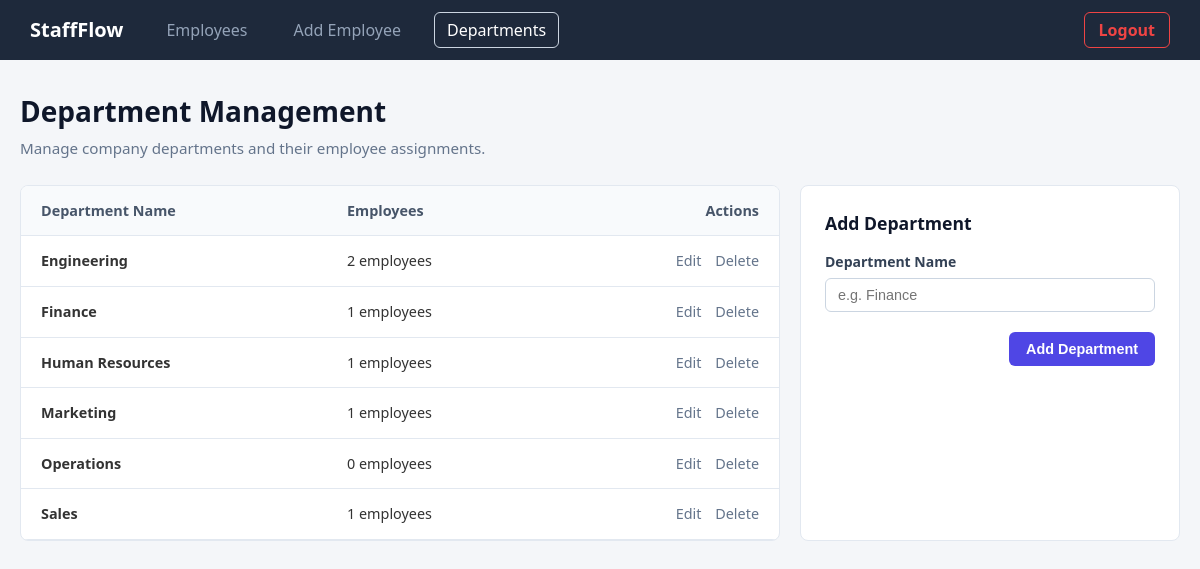
Screenshot of /departments.php (signed in) with the database file from the repository.
### tables this page shows
CREATE TABLE IF NOT EXISTS departments (
    id INT AUTO_INCREMENT PRIMARY KEY,
    name VARCHAR(100) UNIQUE NOT NULL,
    created_at TIMESTAMP DEFAULT CURRENT_TIMESTAMP
);

### departments.php (the view, shortened to what this page needs)
<?php
require_once 'db.php';
$query = "SELECT d.id, d.name, COUNT(e.id) as employee_count
          FROM departments d
          LEFT JOIN employees e ON e.department = d.name
          GROUP BY d.id, d.name
          ORDER BY d.name ASC";
$result = mysqli_query($connection, $query);
$all_departments_list = [];
if ($result) {
    while ($row = mysqli_fetch_assoc($result)) {
        $all_departments_list[] = $row;
    }
}
$department_being_edited = null;
?>
<!DOCTYPE html>
<html lang="en">
<head>
    <link rel="stylesheet" href="style.css">
</head>
<body>
    <nav class="navbar">
        <div class="navbar-left">
            <span class="navbar-brand">StaffFlow</span>
            <ul class="navbar-nav">
                <li><a href="employees.php">Employees</a></li>
                <li><a href="add-employee.php">Add Employee</a></li>
                <li><a href="departments.php" class="active">Departments</a></li>
            </ul>
        </div>
        <div>
            <a href="logout.php" class="navbar-logout-btn">Logout</a>
        </div>
    </nav>
    <div class="container">
        <div class="top-bar">
            <div class="top-bar-title">
                <h1>Department Management</h1>
                <p>Manage company departments and their employee assignments.</p>
            </div>
        </div>
        <div class="grid-2">
            <div class="table-container">
                <table class="data-table">
                    <thead>
                        <tr>
                            <th>Department Name</th>
                            <th>Employees</th>
                            <th style="text-align: right;">Actions</th>
                        </tr>
                    </thead>
                    <tbody>
                        <?php if (empty($all_departments_list)): ?>
                            <tr>
                                <td colspan="3" style="text-align: center; color: #64748b; padding: 20px 0;">
                                    No departments defined.
                                </td>
                            </tr>
                        <?php else: ?>
                            <?php foreach ($all_departments_list as $single_department): ?>
                                <tr>
                                    <td><strong><?php echo htmlspecialchars($single_department['name']); ?></strong></td>
                                    <td><?php echo $single_department['employee_count']; ?> employees</td>
                                    <td style="text-align: right;">
                                        <a href="departments.php?edit_id=<?php echo $single_department['id']; ?>" class="btn-icon">Edit</a>
                                        <a href="departments.php?delete_id=<?php echo $single_department['id']; ?>" class="btn-icon danger" onclick="return confirm('Are you sure you want to delete this department?')">Delete</a>
                                    </td>
                                </tr>
                            <?php endforeach; ?>
                        <?php endif; ?>
                    </tbody>
                </table>
            </div>
            <div class="card">
                <?php if ($department_being_edited): ?>
                    <div class="card-title">Edit Department</div>
                    <form action="departments.php" method="POST">
                        <input type="hidden" name="action" value="edit">
                        <input type="hidden" name="id" value="<?php echo $department_being_edited['id']; ?>">
                        <div class="form-group">
                            <label for="name">Department Name</label>
                            <input type="text" name="name" id="name" class="form-control" value="<?php echo htmlspecialchars($department_being_edited['name']); ?>" required>
                        </div>
                        <div class="form-actions">
                            <a href="departments.php" class="btn btn-secondary">Cancel</a>
                            <button type="submit" class="btn btn-primary">Save Changes</button>
                        </div>
                    </form>
                <?php else: ?>
                    <div class="card-title">Add Department</div>
                    <form action="departments.php" method="POST">
                        <div class="form-group">
                            <label for="name">Department Name</label>
                            <input type="text" name="name" id="name" class="form-control" placeholder="e.g. Finance" required>
                        </div>
                        <div class="form-actions">
                            <button type="submit" class="btn btn-primary">Add Department</button>
                        </div>
                    </form>
                <?php endif; ?>
            </div>
        </div>
    </div>
</body>
</html>

### style.css (style rules this page uses)
body { font-family: system-ui, -apple-system, BlinkMacSystemFont, "Segoe UI", Roboto, sans-serif; margin: 0; padding: 0; background-color: #f4f6f9; color: #333; line-height: 1.5; }
.navbar { background-color: #1e293b; color: white; padding: 15px 30px; display: flex; justify-content: space-between; align-items: center; }
.navbar-left { display: flex; align-items: center; gap: 30px; }
.navbar-brand { font-size: 1.25rem; font-weight: 700; }
.navbar-nav { display: flex; gap: 20px; list-style: none; margin: 0; padding: 0; }
.navbar-nav a { color: #94a3b8; text-decoration: none; font-weight: 500; padding: 6px 12px; border: 1px solid transparent; border-radius: 6px; transition: all 0.2s ease; }
.navbar-nav a:hover, .navbar-nav a.active { color: white; border-color: #cbd5e1; }
.navbar-logout-btn { color: #ef4444; text-decoration: none; font-weight: 600; padding: 6px 14px; border: 1px solid #ef4444; border-radius: 6px; transition: all 0.2s ease; }
.container { max-width: 1200px; margin: 30px auto; padding: 0 20px; }
h1 { font-size: 1.75rem; margin-top: 0; margin-bottom: 5px; color: #0f172a; }
.top-bar-title p { margin: 0; color: #64748b; font-size: 0.95rem; }
.top-bar { display: flex; justify-content: space-between; align-items: center; margin-bottom: 25px; }
.btn { display: inline-flex; align-items: center; gap: 6px; padding: 8px 16px; border-radius: 6px; text-decoration: none; font-weight: 600; font-size: 0.9rem; cursor: pointer; border: 1px solid transparent; }
.btn-primary { background-color: #4f46e5; color: white; }
.card { background: white; padding: 24px; border-radius: 8px; border: 1px solid #e2e8f0; margin-bottom: 20px; }
.card-title { font-size: 1.1rem; font-weight: 600; margin-bottom: 15px; color: #0f172a; }
.form-group { margin-bottom: 15px; display: flex; flex-direction: column; }
.form-group label { margin-bottom: 6px; font-weight: 600; font-size: 0.875rem; color: #334155; }
.form-control { padding: 8px 12px; border: 1px solid #cbd5e1; border-radius: 6px; font-size: 0.9rem; outline: none; }
.form-actions { margin-top: 20px; display: flex; justify-content: flex-end; gap: 10px; }
.table-container { background: white; border-radius: 8px; border: 1px solid #e2e8f0; overflow: hidden; margin-bottom: 20px; }
table.data-table { width: 100%; border-collapse: collapse; }
table.data-table th, table.data-table td { padding: 14px 20px; text-align: left; border-bottom: 1px solid #e2e8f0; font-size: 0.9rem; }
table.data-table th { background-color: #f8fafc; font-weight: 600; color: #475569; }
.grid-2 { display: grid; grid-template-columns: 2fr 1fr; gap: 20px; }
.btn-icon { color: #64748b; text-decoration: none; margin-left: 10px; }

### rows the page displays
departments: name "Engineering", employee_count "2"
departments: name "Finance", employee_count "1"
departments: name "Human Resources", employee_count "1"
departments: name "Marketing", employee_count "1"
departments: name "Operations", employee_count "0"
departments: name "Sales", employee_count "1"
